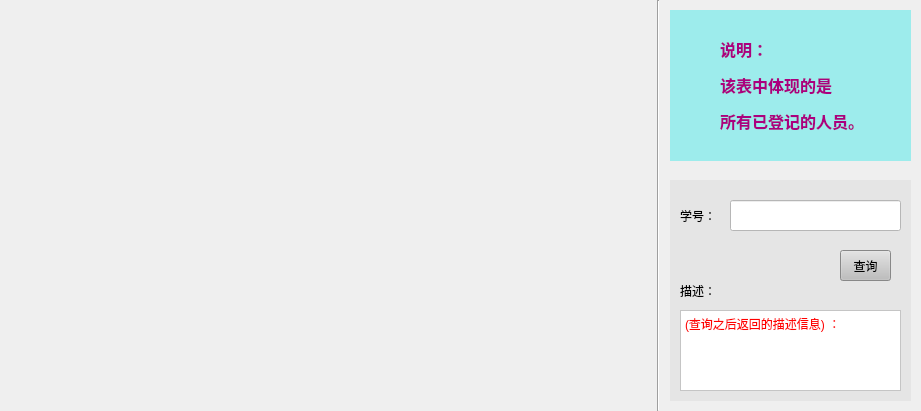
<?xml version="1.0" encoding="UTF-8"?>
<ui version="4.0">
 <class>FormMemberInfoSearch</class>
 <widget class="QWidget" name="FormMemberInfoSearch">
  <property name="geometry">
   <rect>
    <x>0</x>
    <y>0</y>
    <width>921</width>
    <height>411</height>
   </rect>
  </property>
  <property name="windowTitle">
   <string>Form</string>
  </property>
  <widget class="Line" name="line_2">
   <property name="geometry">
    <rect>
     <x>650</x>
     <y>0</y>
     <width>16</width>
     <height>411</height>
    </rect>
   </property>
   <property name="orientation">
    <enum>Qt::Vertical</enum>
   </property>
  </widget>
  <widget class="QWidget" name="widget_2" native="true">
   <property name="geometry">
    <rect>
     <x>670</x>
     <y>10</y>
     <width>241</width>
     <height>151</height>
    </rect>
   </property>
   <property name="styleSheet">
    <string notr="true">background-color: rgb(157, 236, 236);</string>
   </property>
   <widget class="QLabel" name="label">
    <property name="geometry">
     <rect>
      <x>50</x>
      <y>20</y>
      <width>161</width>
      <height>111</height>
     </rect>
    </property>
    <property name="text">
     <string>&lt;html&gt;&lt;head/&gt;&lt;body&gt;&lt;p&gt;&lt;span style=&quot; font-size:12pt; font-weight:600; color:#aa007f;&quot;&gt;说明：&lt;/span&gt;&lt;/p&gt;&lt;p&gt;&lt;span style=&quot; font-size:12pt; font-weight:600; color:#aa007f;&quot;&gt;该表中体现的是&lt;/span&gt;&lt;/p&gt;&lt;p&gt;&lt;span style=&quot; font-size:12pt; font-weight:600; color:#aa007f;&quot;&gt;所有已登记的人员。&lt;/span&gt;&lt;/p&gt;&lt;/body&gt;&lt;/html&gt;</string>
    </property>
   </widget>
  </widget>
  <widget class="QWidget" name="widget" native="true">
   <property name="geometry">
    <rect>
     <x>670</x>
     <y>180</y>
     <width>241</width>
     <height>221</height>
    </rect>
   </property>
   <property name="styleSheet">
    <string notr="true">background-color: rgb(229, 229, 229);</string>
   </property>
   <widget class="QToolButton" name="searchToolButton">
    <property name="geometry">
     <rect>
      <x>170</x>
      <y>70</y>
      <width>51</width>
      <height>31</height>
     </rect>
    </property>
    <property name="styleSheet">
     <string notr="true">background-color: rgb(190, 190, 190);</string>
    </property>
    <property name="text">
     <string>查询</string>
    </property>
   </widget>
   <widget class="QLineEdit" name="nunoLineEdit">
    <property name="geometry">
     <rect>
      <x>60</x>
      <y>20</y>
      <width>171</width>
      <height>31</height>
     </rect>
    </property>
    <property name="styleSheet">
     <string notr="true">background-color: rgb(255, 255, 255);</string>
    </property>
   </widget>
   <widget class="QLabel" name="label_2">
    <property name="geometry">
     <rect>
      <x>10</x>
      <y>20</y>
      <width>41</width>
      <height>31</height>
     </rect>
    </property>
    <property name="styleSheet">
     <string notr="true"/>
    </property>
    <property name="text">
     <string>学号：</string>
    </property>
   </widget>
   <widget class="QLabel" name="label_3">
    <property name="geometry">
     <rect>
      <x>10</x>
      <y>100</y>
      <width>41</width>
      <height>21</height>
     </rect>
    </property>
    <property name="styleSheet">
     <string notr="true"/>
    </property>
    <property name="text">
     <string>描述：</string>
    </property>
   </widget>
   <widget class="QTextBrowser" name="textBrowser">
    <property name="geometry">
     <rect>
      <x>10</x>
      <y>130</y>
      <width>221</width>
      <height>81</height>
     </rect>
    </property>
    <property name="styleSheet">
     <string notr="true">background-color: rgb(255, 255, 255);
color: rgb(170, 85, 255);</string>
    </property>
    <property name="html">
     <string>&lt;!DOCTYPE HTML PUBLIC &quot;-//W3C//DTD HTML 4.0//EN&quot; &quot;http://www.w3.org/TR/REC-html40/strict.dtd&quot;&gt;
&lt;html&gt;&lt;head&gt;&lt;meta name=&quot;qrichtext&quot; content=&quot;1&quot; /&gt;&lt;style type=&quot;text/css&quot;&gt;
p, li { white-space: pre-wrap; }
&lt;/style&gt;&lt;/head&gt;&lt;body style=&quot; font-family:'SimSun'; font-size:9pt; font-weight:400; font-style:normal;&quot;&gt;
&lt;p style=&quot; margin-top:0px; margin-bottom:0px; margin-left:0px; margin-right:0px; -qt-block-indent:0; text-indent:0px;&quot;&gt;&lt;span style=&quot; color:#ff0000;&quot;&gt;(查询之后返回的描述信息) ：&lt;/span&gt;&lt;/p&gt;&lt;/body&gt;&lt;/html&gt;</string>
    </property>
   </widget>
  </widget>
 </widget>
 <tabstops>
  <tabstop>nunoLineEdit</tabstop>
  <tabstop>searchToolButton</tabstop>
  <tabstop>textBrowser</tabstop>
 </tabstops>
 <resources/>
 <connections/>
</ui>
